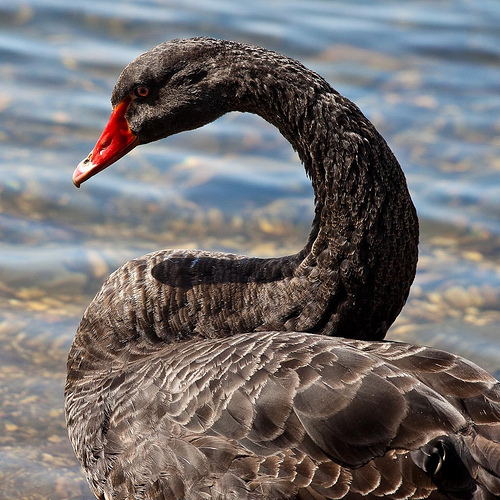
#> input picture digitalExp/ILSVRC2012_img_val_subset/100/ILSVRC2012_val_00000466.JPEG, 500 x 500 px
$ python -i get_obj_center.py   (imports and definitions only)   (older library calls are emulated)
#> lines starting #> are read from the running program, lines starting #| are printed output that depends on the picture; after the words box and inside, x2 and y2 are one past the last pixel; in counts of white or black regions, pixels touching at a corner belong together
import cv2

def get_obj_center(img_path):
    """
    返回图片中目标的中心点
    :param img_path:
    :return:
    """
    #读取图片
    bgr_img = cv2.imread(img_path)
#> bgr_img is the input picture: shape (500, 500, 3); mean B, G, R 111.2, 111, 115.1
    #二值化
    gray_img = cv2.cvtColor(bgr_img, cv2.COLOR_BGR2GRAY)
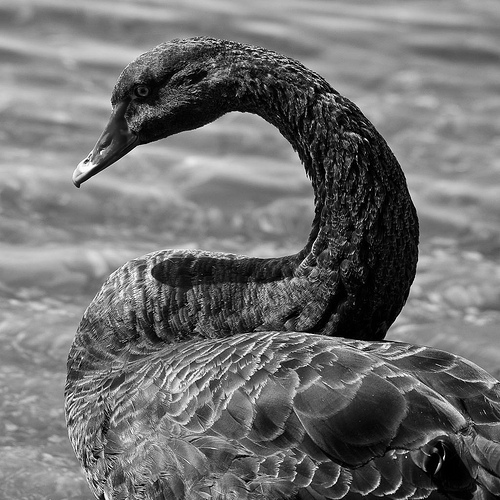
#> gray_img: shape (500, 500); min 0, max 255, mean 112.3

    # blurred = cv2.GaussianBlur(gray_img, (9, 9),0)
    gradX = cv2.Sobel(gray_img, ddepth=cv2.CV_32F, dx=1, dy=0)
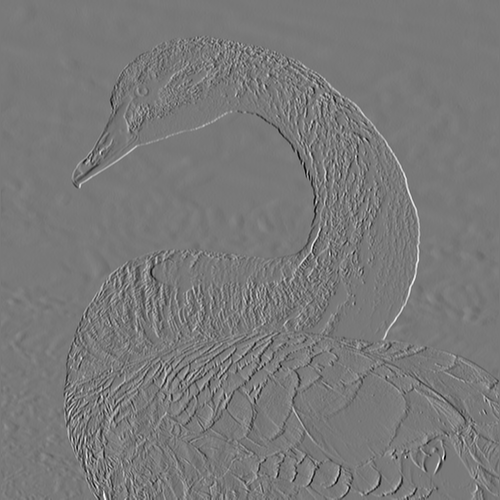
#> gradX: shape (500, 500) float32; min -870, max 960, mean -0.4; drawn with min black and max white
    gradY = cv2.Sobel(gray_img, ddepth=cv2.CV_32F, dx=0, dy=1)
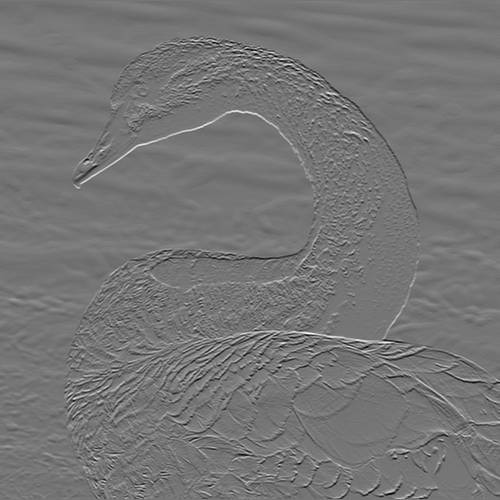
#> gradY: shape (500, 500) float32; min -860, max 998, mean -1.4; drawn with min black and max white
    gradient = cv2.subtract(gradX, gradY)
    gradient = cv2.convertScaleAbs(gradient)
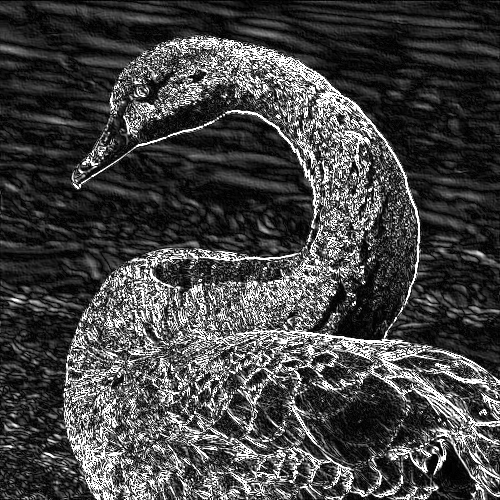
#> gradient: shape (500, 500); min 0, max 255, mean 67.8
    blurred = cv2.GaussianBlur(gradient, (9, 9),0)
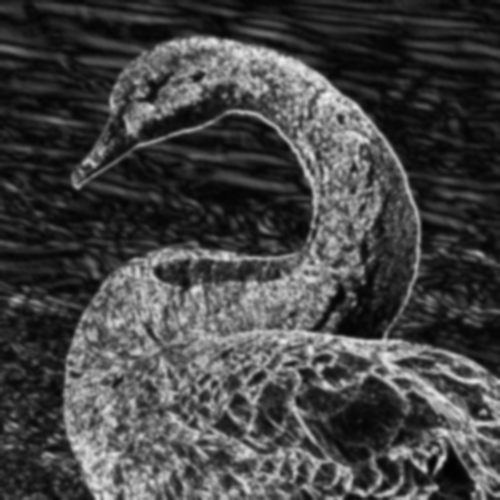
#> blurred: shape (500, 500); min 1, max 241, mean 67.8


    th, binary = cv2.threshold(blurred, 0, 255, cv2.THRESH_OTSU)
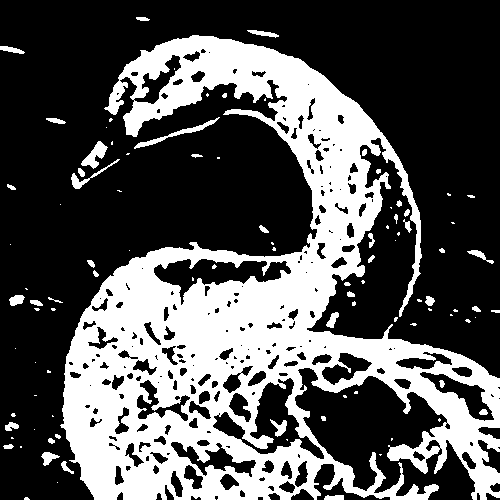
#> binary: shape (500, 500); 33.5% white; 98 white regions (53 under 20 px)
#> th = 83
    #获取轮廓的点集
    contours, hierarchy = cv2.findContours(binary, cv2.RETR_TREE, cv2.CHAIN_APPROX_SIMPLE)
#> contours = 308 contours, 144 with area under 20; largest, box (x1, y1, x2, y2) and area: (60, 35, 500, 500) 96813, (212, 377, 325, 460) 3150, (153, 258, 292, 306) 2748, (419, 371, 495, 422) 1294, (170, 441, 257, 478) 1160

    #取最大的边缘轮廓点集
    contours = max(contours, key=cv2.contourArea)
#> contours = contour of 2072 points, box (x1, y1, x2, y2) (60, 35, 500, 500), area 96813

    #求取轮廓的矩
    M = cv2.moments(contours)
#> M = moments, m00 96813, centre m10/m00, m01/m00 = (252, 319.3)

    #画出轮廓
    cv2.drawContours(bgr_img, contours, -1, (0, 0, 255), 3)
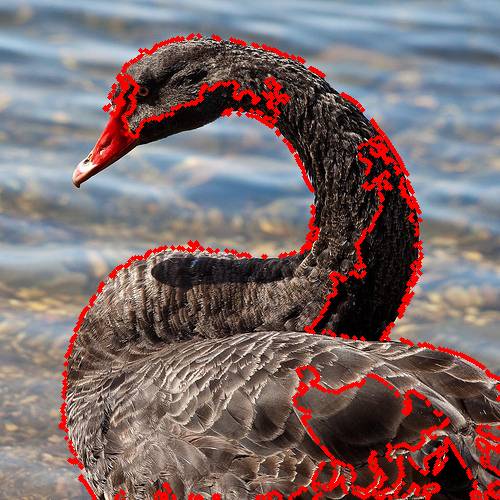
#> bgr_img: shape (500, 500, 3); 5.81% of pixels changed, all inside (x1, y1, x2, y2) = (58, 33, 500, 500)
    bounding_boxes = [cv2.boundingRect(cnt) for cnt in contours]
#> bounding_boxes = 2072 items, first 6: (192, 35, 1, 1), (191, 36, 1, 1), (190, 36, 1, 1), (188, 38, 1, 1), (182, 38, 1, 1), (181, 39, 1, 1)

    #在图片上画出矩形边框
    # for bbox in bounding_boxes:
    #     [x, y, w, h] = bbox
    #     cv2.rectangle(bgr_img, (x, y), (x + w, y + h), (0, 255, 0), 2)
    #通过矩来计算轮廓的中心坐标
    cx = int(M['m10']/M['m00'])
#> cx = 251
    cy = int(M['m01']/M['m00'])
#> cy = 319
    # [4 lines of commented-out code are left out]
    print("have got obj center:",cx, cy)
#| have got obj center: 251 319
    return cx, cy

# cx, cy = get_obj_center('ILSVRC2012_val_00004021.JPEG')
# print(cx,cy)

>>> result = get_obj_center('ILSVRC2012_img_val_subset/100/ILSVRC2012_val_00000466.JPEG')
#> result = (251, 319)
